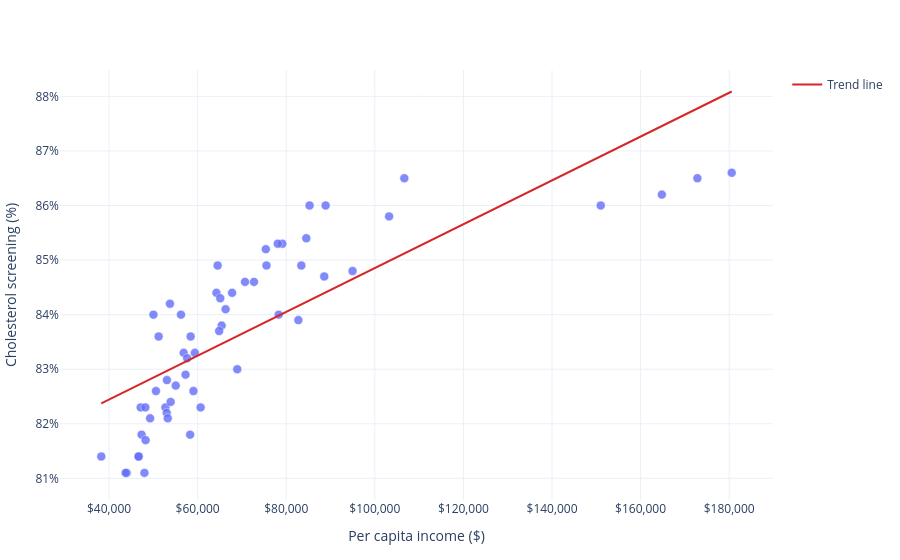

Write notebook code for a chart like this one.
### Markdown cell above
# Scatter Plots

### Code cell
import numpy as np
import plotly.graph_objects as go

scatter_data = county_data.dropna(
    subset=["per_capita_income", "cholscreen_adjprev"]
).copy()

correlation = scatter_data["per_capita_income"].corr(
    scatter_data["cholscreen_adjprev"]
)

slope, intercept = np.polyfit(
    scatter_data["per_capita_income"],
    scatter_data["cholscreen_adjprev"],
    1,
)
trend_x = np.linspace(
    scatter_data["per_capita_income"].min(),
    scatter_data["per_capita_income"].max(),
    100,
)
trend_y = slope * trend_x + intercept

fig_4_income_cholesterol_scatter = px.scatter(
    scatter_data,
    x="per_capita_income",
    y="cholscreen_adjprev",
    hover_name="countyname",
    hover_data={
        "countyfips": False,
        "per_capita_income": ":$,.0f",
        "cholscreen_adjprev": ":.1f",
        "population": ":,",
    },
    labels={
        "per_capita_income": "Per capita income ($)",
        "cholscreen_adjprev": "Cholesterol screening (%)",
    },

)

fig_4_income_cholesterol_scatter.add_trace(
    go.Scatter(
        x=trend_x,
        y=trend_y,
        mode="lines",
        name="Trend line",
        line=dict(color="#d62728", width=2),
        hoverinfo="skip",
    )
)

fig_4_income_cholesterol_scatter.update_traces(
    marker=dict(size=9, opacity=0.8, line=dict(width=0.5, color="white")),
    selector=dict(mode="markers"),
)
fig_4_income_cholesterol_scatter.update_layout(
    template="plotly_white",
    xaxis_tickprefix="$",
    xaxis_tickformat=",",
    yaxis_ticksuffix="%",
    margin=dict(l=60, r=30, t=70, b=60),
)

fig_4_income_cholesterol_scatter.write_html(
    project_dir / "results/figures/cholesterol_income_scatter.html"
)

print(f"Correlation: {correlation:.3f}")
fig_4_income_cholesterol_scatter.show()

### Figure 1 — Plotly figure (JSON) as saved in the notebook; plotly's stock layout.template omitted (floating-point values rounded to 4 significant figures)
{"data": [{"customdata": [["06001", 1644199], ["06003", 1166], ["06005", 40028], ["06007", 205741], ["06009", 44616], ["06011", 21981], ["06013", 1148745], ["06015", 26320], ["06017", 189355], ["06019", 1017152], ["06021", 28596], ["06023", 133968], ["06025", 182090], ["06027", 18740], ["06029", 908297], ["06031", 152548], ["06033", 66875], ["06035", 28137], ["06037", 9811463], ["06039", 159892], ["06041", 254301], ["06043", 16862], ["06045", 89556], ["06047", 288589], ["06049", 8540], ["06051", 13008], ["06053", 437174], ["06055", 135107], ["06057", 100711], ["06059", 3148555], ["06061", 413618], ["06063", 19078], ["06065", 2451185], ["06067", 1578904], ["06069", 65783], ["06071", 2182369], ["06073", 3289885], ["06075", 838251], ["06077", 792088], ["06079", 278976], ["06081", 740929], ["06083", 442152], ["06085", 1900834], ["06087", 263775], ["06089", 179348], ["06091", 3162], ["06093", 43099], ["06095", 446763], ["06097", 479292], ["06099", 548838], ["06101", 99824], ["06103", 64786], ["06105", 15871], ["06107", 478192], ["06109", 53195], ["06111", 826745], ["06113", 221202], ["06115", 83405]], "hovertemplate": "<b>%{hovertext}</b><br><br>Per capita income ($)=%{x:$,.0f}<br>Cholesterol screening (%)=%{y:.1f}<br>population=%{customdata[1]:,}<extra></extra>", "hovertext": ["Alameda", "Alpine", "Amador", "Butte", "Calaveras", "Colusa", "Contra Costa", "Del Norte", "El Dorado", "Fresno", "Glenn", "Humboldt", "Imperial", "Inyo", "Kern", "Kings", "Lake", "Lassen", "Los Angeles", "Madera", "Marin", "Mariposa", "Mendocino", "Merced", "Modoc", "Mono", "Monterey", "Napa", "Nevada", "Orange", "Placer", "Plumas", "Riverside", "Sacramento", "San Benito", "San Bernardino", "San Diego", "San Francisco", "San Joaquin", "San Luis Obispo", "San Mateo", "Santa Barbara", "Santa Clara", "Santa Cruz", "Shasta", "Sierra", "Siskiyou", "Solano", "Sonoma", "Stanislaus", "Sutter", "Tehama", "Trinity", "Tulare", "Tuolumne", "Ventura", "Yolo", "Yuba"], "legendgroup": "", "marker": {"color": "#636efa", "line": {"color": "white", "width": 0.5}, "opacity": 0.8, "size": 9, "symbol": "circle"}, "mode": "markers", "name": "", "orientation": "v", "showlegend": false, "type": "scatter", "x": [106657, 75395, 50020, 56847, 58425, 58303, 103218, 47141, 84533, 52728, 53013, 57264, 47991, 64246, 47350, 43994, 48198, 43736, 78302, 46709, 180575, 65423, 59050, 46654, 60674, 70699, 68943, 94973, 75539, 88897, 85265, 64856, 53750, 65104, 66310, 51194, 79122, 164807, 59361, 72721, 172828, 82736, 151003, 88581, 57637, 53251, 55052, 64514, 83408, 53058, 53900, 49265, 38243, 48253, 56239, 78091, 67778, 50587], "xaxis": "x", "y": [86.5, 85.2, 84.0, 83.3, 83.6, 81.8, 85.8, 82.3, 85.4, 82.3, 82.2, 82.9, 81.1, 84.4, 81.8, 81.1, 82.3, 81.1, 84.0, 81.4, 86.6, 83.8, 82.6, 81.4, 82.3, 84.6, 83.0, 84.8, 84.9, 86.0, 86.0, 83.7, 84.2, 84.3, 84.1, 83.6, 85.3, 86.2, 83.3, 84.6, 86.5, 83.9, 86.0, 84.7, 83.2, 82.1, 82.7, 84.9, 84.9, 82.8, 82.4, 82.1, 81.4, 81.7, 84.0, 85.3, 84.4, 82.6], "yaxis": "y"}, {"hoverinfo": "skip", "line": {"color": "#d62728", "width": 2}, "mode": "lines", "name": "Trend line", "type": "scatter", "x": [38240.0, 39680.0, 41120.0, 42560.0, 43990.0, 45430.0, 46870.0, 48310.0, 49740.0, 51180.0, 52620.0, 54060.0, 55500.0, 56930.0, 58370.0, 59810.0, 61250.0, 62680.0, 64120.0, 65560.0, 67000.0, 68430.0, 69870.0, 71310.0, 72750.0, 74190.0, 75620.0, 77060.0, 78500.0, 79940.0, 81370.0, 82810.0, 84250.0, 85690.0, 87120.0, 88560.0, 90000.0, 91440.0, 92880.0, 94310.0, 95750.0, 97190.0, 98630.0, 100100.0, 101500.0, 102900.0, 104400.0, 105800.0, 107300.0, 108700.0, 110100.0, 111600.0, 113000.0, 114400.0, 115900.0, 117300.0, 118800.0, 120200.0, 121600.0, 123100.0, 124500.0, 125900.0, 127400.0, 128800.0, 130300.0, 131700.0, 133100.0, 134600.0, 136000.0, 137400.0, 138900.0, 140300.0, 141800.0, 143200.0, 144600.0, 146100.0, 147500.0, 148900.0, 150400.0, 151800.0, 153300.0, 154700.0, 156100.0, 157600.0, 159000.0, 160400.0, 161900.0, 163300.0, 164800.0, 166200.0, 167600.0, 169100.0, 170500.0, 171900.0, 173400.0, 174800.0, 176300.0, 177700.0, 179100.0, 180600.0], "y": [82.37, 82.43, 82.49, 82.55, 82.61, 82.66, 82.72, 82.78, 82.84, 82.89, 82.95, 83.01, 83.07, 83.13, 83.18, 83.24, 83.3, 83.36, 83.41, 83.47, 83.53, 83.59, 83.64, 83.7, 83.76, 83.82, 83.88, 83.93, 83.99, 84.05, 84.11, 84.16, 84.22, 84.28, 84.34, 84.4, 84.45, 84.51, 84.57, 84.63, 84.68, 84.74, 84.8, 84.86, 84.91, 84.97, 85.03, 85.09, 85.15, 85.2, 85.26, 85.32, 85.38, 85.43, 85.49, 85.55, 85.61, 85.67, 85.72, 85.78, 85.84, 85.9, 85.95, 86.01, 86.07, 86.13, 86.18, 86.24, 86.3, 86.36, 86.42, 86.47, 86.53, 86.59, 86.65, 86.7, 86.76, 86.82, 86.88, 86.94, 86.99, 87.05, 87.11, 87.17, 87.22, 87.28, 87.34, 87.4, 87.45, 87.51, 87.57, 87.63, 87.69, 87.74, 87.8, 87.86, 87.92, 87.97, 88.03, 88.09]}], "layout": {"legend": {"tracegroupgap": 0}, "margin": {"b": 60, "l": 60, "r": 30, "t": 70}, "xaxis": {"anchor": "y", "domain": [0, 1], "tickformat": ",", "tickprefix": "$", "title": {"text": "Per capita income ($)"}}, "yaxis": {"anchor": "x", "domain": [0, 1], "ticksuffix": "%", "title": {"text": "Cholesterol screening (%)"}}}}
